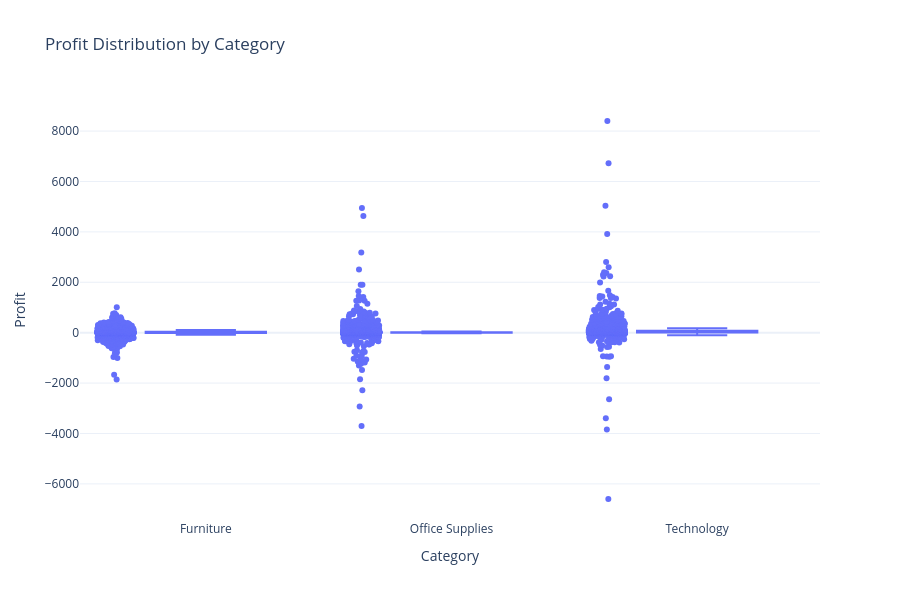

Notebook code cell kept with this figure:
### Code cell
# plotly
fig = px.box(   df,   x="Category",  y="Profit",  title="Profit Distribution by Category", points='all')
fig.update_layout(    template="plotly_white",   width=900,   height=600)
fig.show();

### Figure 1 — Plotly figure (JSON) as saved in the notebook; plotly's stock layout.template omitted (floating-point values rounded to 4 significant figures; data arrays with more than 128 entries replaced by an {"elided": "..."} marker saying what was removed)
{"data": [{"alignmentgroup": "True", "boxpoints": "all", "hovertemplate": "Category=%{x}<br>Profit=%{y}<extra></extra>", "legendgroup": "", "marker": {"color": "#636efa"}, "name": "", "notched": false, "offsetgroup": "", "orientation": "v", "showlegend": false, "type": "box", "x": {"elided": "9994 str values"}, "x0": " ", "xaxis": "x", "y": {"elided": "9994 float values"}, "y0": " ", "yaxis": "y"}], "layout": {"boxmode": "group", "height": 600, "legend": {"tracegroupgap": 0}, "title": {"text": "Profit Distribution by Category"}, "width": 900, "xaxis": {"anchor": "y", "domain": [0, 1], "title": {"text": "Category"}}, "yaxis": {"anchor": "x", "domain": [0, 1], "title": {"text": "Profit"}}}}
